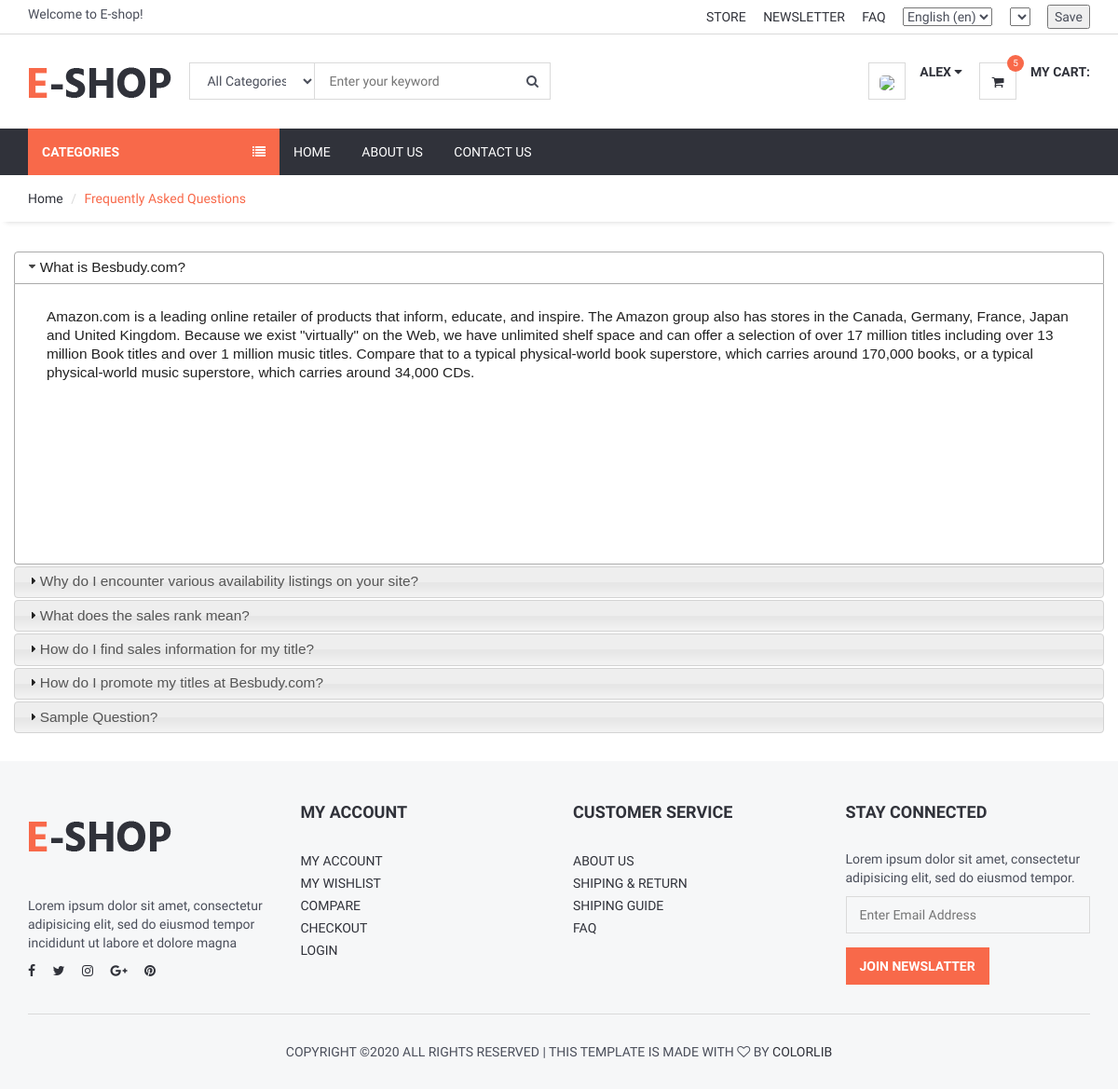
The app's page /faq/ (signed in) with its own data.
### home/models.py (models this page shows, shortened)
class FAQ(models.Model):
    STATUS = (
        ('True', 'True'),
        ('False', 'False'),
    )
    lang =  models.CharField(max_length=6, choices=langlist, blank=True, null=True)
    ordernumber = models.IntegerField()
    question = models.CharField(max_length=200)
    answer = RichTextUploadingField()
    status=models.CharField(max_length=10, choices=STATUS)
    create_at=models.DateTimeField(auto_now_add=True)
    update_at=models.DateTimeField(auto_now=True)

### home/views.py (the view)
# urls.py: path('faq/', views.faq, name='faq'),
def faq(request):
    defaultlang = settings.LANGUAGE_CODE[0:2]
    currentlang = request.LANGUAGE_CODE[0:2]
    if defaultlang==currentlang:
        faq = FAQ.objects.filter(status="True",lang=defaultlang).order_by("ordernumber")
    else:
        faq = FAQ.objects.filter(status="True",lang=currentlang).order_by("ordernumber")
    context = {
        'faq': faq,
    }
    return render(request, 'faq.html', context)

### home/templatetags/myapptags.py (called while the page is built)
@register.simple_tag
def shopcartcount(userid):
    count = ShopCart.objects.filter(user_id=userid).count()
    return count

### home/templates/faq.html (shortened to what this page needs)
{% extends 'homebase.html' %}
{% block sidebar %} {% include 'sidebar.html' %} {% endblock %}
{% block body %}
    <div id="breadcrumb">
        <div class="container">
            <ul class="breadcrumb">
                <li><a href="/">Home</a></li>
                <li class="active">Frequently Asked Questions</li>
            </ul>
        </div>
    </div>
    <div class="section">
        <div class="container">
            <div class="row">
                <div id="accordion">
                    {% for rs in faq %}
                        <h3>{{ rs.question }}</h3>
                        <div>
                            <p>
                                {{ rs.answer | safe }}
                            </p>
                        </div>
                    {% endfor %}
                </div>
            </div>
        </div>
    </div>
{% endblock %}

### home/templates/header.html (shortened to what this page needs)
{% load static %}
{% load i18n %}
{% load currency %}
<header>
    <div id="top-header">
        <div class="container">
            <div class="pull-left">
                <span>{% trans "Welcome to E-shop!" %}</span>
            </div>
            <div class="pull-right">
                <ul class="header-top-links">
                    <li><a href="#">{% trans "Store" %}</a></li>
                    <li><a href="#">{% trans "Newsletter" %}</a></li>
                    <li><a href="{% url 'faq' %}">{% trans "FAQ" %}</a></li>
                    <li class="dropdown default-dropdown">
                        <form action="{% url 'selectlanguage' %}" method="post">{% csrf_token %}
                            <select name="language" onchange="submit()" >
                                {% get_current_language as LANGUAGE_CODE %}
                                {% get_available_languages as LANGUAGES %}
                                {% get_language_info_list for LANGUAGES as languages %}
                                {% for language in languages %}
                                    <option value="{{ language.code }}"{% if language.code == LANGUAGE_CODE %} selected{% endif %}>
                                        {{ language.name_local }} ({{ language.code }})
                                    </option>
                                {% endfor %}
                            </select>
                        </form>
                    </li>
                    <li class="dropdown default-dropdown">
                        <form id="currency_switcher" method="POST" action="{% url 'selectcurrency' %}">
                            <select name="currency" onchange="submit()" >
                            </select>
                        </form>
                    </li>
                    <li class="dropdown default-dropdown">
                        <form id="currency_switcher" method="POST" action="{% url 'savelangcur' %}">
                            <input type="submit" value="Save" />
                        </form>
                    </li>
                </ul>
            </div>
        </div>
    </div>
    <div id="header">
        <div class="container">
            <div class="pull-left">
                <div class="header-logo">
                    <a class="logo" href="{% url 'home' %}">
                        <img src="{% static '' %}img/logo.png" alt="">
                    </a>
                </div>
                <div class="header-search">
                    <form action="/search/" method="post">
                        <input id="query" name="query" class="input search-input" type="text" placeholder="Enter your keyword">
                        <select name="catid"  class="input search-categories">
                            <option value="0">{% trans "All Categories" %}</option>
                        </select>
                        <button class="search-btn"><i class="fa fa-search"></i></button>
                    </form>
                </div>
            </div>
            <div class="pull-right" >
                <ul class="header-btns">
                    <li class="header-account dropdown default-dropdown">
                        {% if user.id is not None %}
                            <div class="dropdown-toggle" role="button" data-toggle="dropdown" aria-expanded="true">
                                <div class="header-btns-icon">
                                    <img src="{{ request.session.userimage }}" style="height: 40px; border-radius: 30%">
                                </div>
                                <strong class="text-uppercase">{{ user.first_name }} <i class="fa fa-caret-down"></i></strong>
                            </div>
                        {% else %}
                            <a href="{% url 'login' %}" class="text-uppercase">Login</a> / <a href="{% url 'signup' %}" class="text-uppercase">Sign Up</a>
                        {% endif %}
                    </li>
                    <li class="header-cart dropdown default-dropdown">
                        <a href="{% url 'shopcart'%}" >
                            <div class="header-btns-icon">
                                <i class="fa fa-shopping-cart"></i>
                                {% load myapptags %}
                                {% shopcartcount user.id as count %}
                                <span class="qty">{{ count }}</span>
                            </div>
                            <strong class="text-uppercase">{% trans "My Cart:" %}</strong>
                            <br>
                        </a>
                    </li>
                </ul>
            </div>
        </div>
    </div>
</header>

### home/static/css/style.css (style rules this page uses)
body { font-family: 'Hind', sans-serif; color: #4A4E5A; overflow-x: hidden; }
h1, h2, h3, h4, h5, h6 { color: #30323A; margin: 0 0 10px; font-weight: 700; }
a { color: #30323A; -webkit-transition: 0.3s color; transition: 0.3s color; }
strong { color: #30323A; }
ul, ol { margin: 0; padding: 0; list-style: none }
.input { width: 100%; height: 40px; padding: 0px 15px; border: none; background-color: transparent; -webkit-box-shadow: 0px 0px 0px 1px #DADADA inset, 0px 0px 0px 5px transparent; box-shadow: 0px 0px 0px 1px #DADADA inset, 0px 0px 0px 5px transparent; -webkit-transition: 0.3s all; transition: 0.3s all; }
.section { padding-top: 30px; padding-bottom: 30px; }
#breadcrumb { -webkit-box-shadow: 0px 6px 6px -6px rgba(0, 0, 0, 0.175); box-shadow: 0px 6px 6px -6px rgba(0, 0, 0, 0.175); }
.breadcrumb { background-color: transparent; border: none; border-radius: 0px; padding: 15px 0px; margin: 0; }
.breadcrumb>.active { color: #F8694A; }
.breadcrumb>li+li:before { color: #DADADA; }
#header { padding-top: 15px; padding-bottom: 15px; }
#top-header { padding-top: 5px; padding-bottom: 5px; border-bottom: 1px solid #DADADA; }
.header-top-links>li { display: inline-block; }
.header-top-links>li+li { margin-left: 15px; }
.header-top-links>li>a { cursor: pointer; text-transform: uppercase; }
.header-logo { display: inline-block; margin-right: 15px; }
.header-logo .logo>img { width: 100%; max-height: 70px; }
.header-search { display: inline-block; padding: 15px 0px; max-width: 400px; }
.header-search>form { position: relative; }
.header-search>form .search-input { padding-left: 150px; padding-right: 45px; }
.header-search>form .search-categories { position: absolute; left: 0px; top: 0px; width: 135px; }
.header-search>form .search-btn { position: absolute; top: 0px; right: 0px; width: 40px; height: 40px; background-color: transparent; border: none; }
.header-btns>li { display: inline-block; vertical-align: top; padding: 15px 0px; }
.header-btns>li+li { margin-left: 15px; }
.header-btns>li .header-btns-icon { position: relative; float: left; margin-right: 15px; width: 40px; height: 40px; line-height: 40px; text-align: center; color: #30323A; background-color: #FFF; border: 1px solid #DADADA; }
.header-btns .dropdown-toggle { display: block; cursor: pointer; }
.header-cart .header-btns-icon .qty { position: absolute; right: -9px; top: -9px; width: 18px; height: 18px; line-height: 18px; text-align: center; font-size: 10px; background: #F8694A; color: #FFF; border-radius: 50%; }

### records on screen
FAQ: question "What is Besbudy.com?", answer "Amazon.com is a leading online retailer of products that inform, educate, and inspire. The Amazon group also has stores in the Canada, Germany, France, Japan and United Kingdom. Because we exist \"virtually\" on the Web, we have unlimited shelf space and can offer a selection of over 17 million titles including over 13 million Book titles and over 1 million music titles. Compare that to a typical physical-world book superstore, which carries around 170,000 books, or a typical physical-world music superstore, which carries around 34,000 CDs."
FAQ: question "Why do I encounter various availability listings on your site?"
FAQ: question "What does the sales rank mean?"
FAQ: question "How do I find sales information for my title?"
FAQ: question "How do I promote my titles at Besbudy.com?"
FAQ: question "Sample Question?"

### other values on screen
{{ user.first_name }} "ALEX"
{{ count }} "5"
form field language "English (en)"
